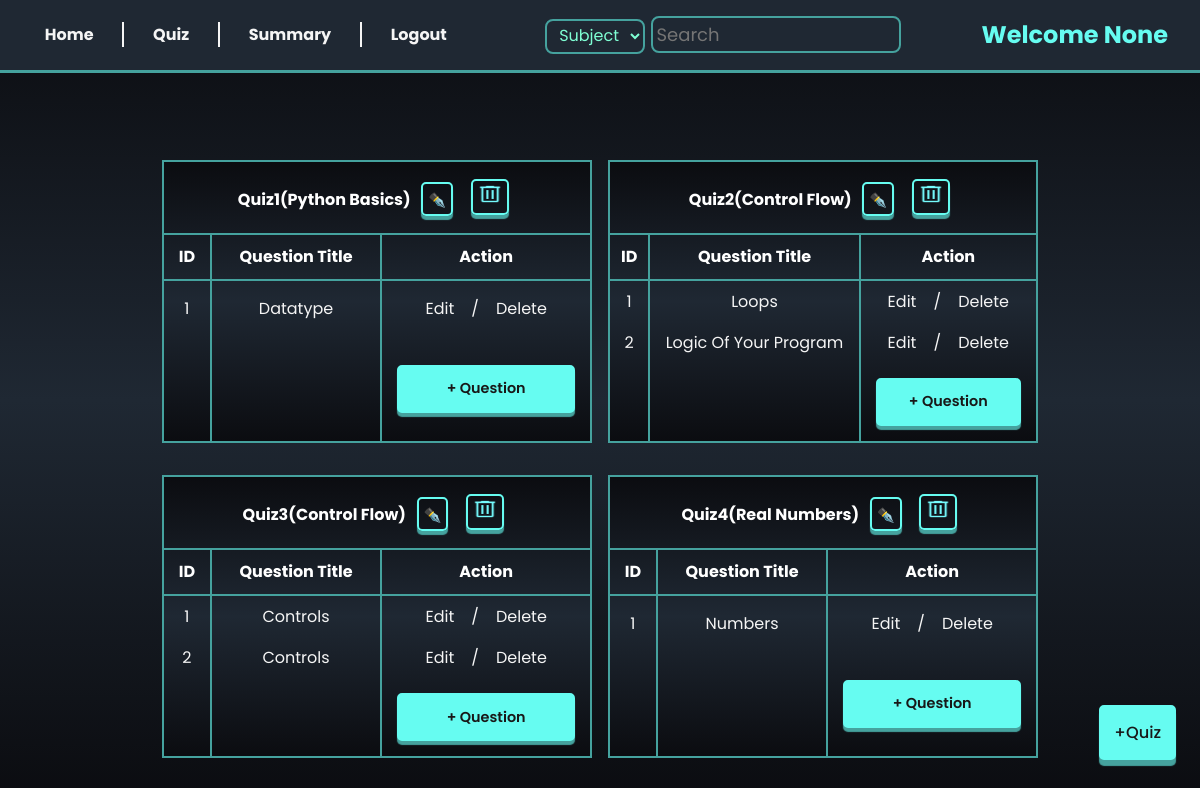
/quiz_management, run on an earlier commit of the app's database.
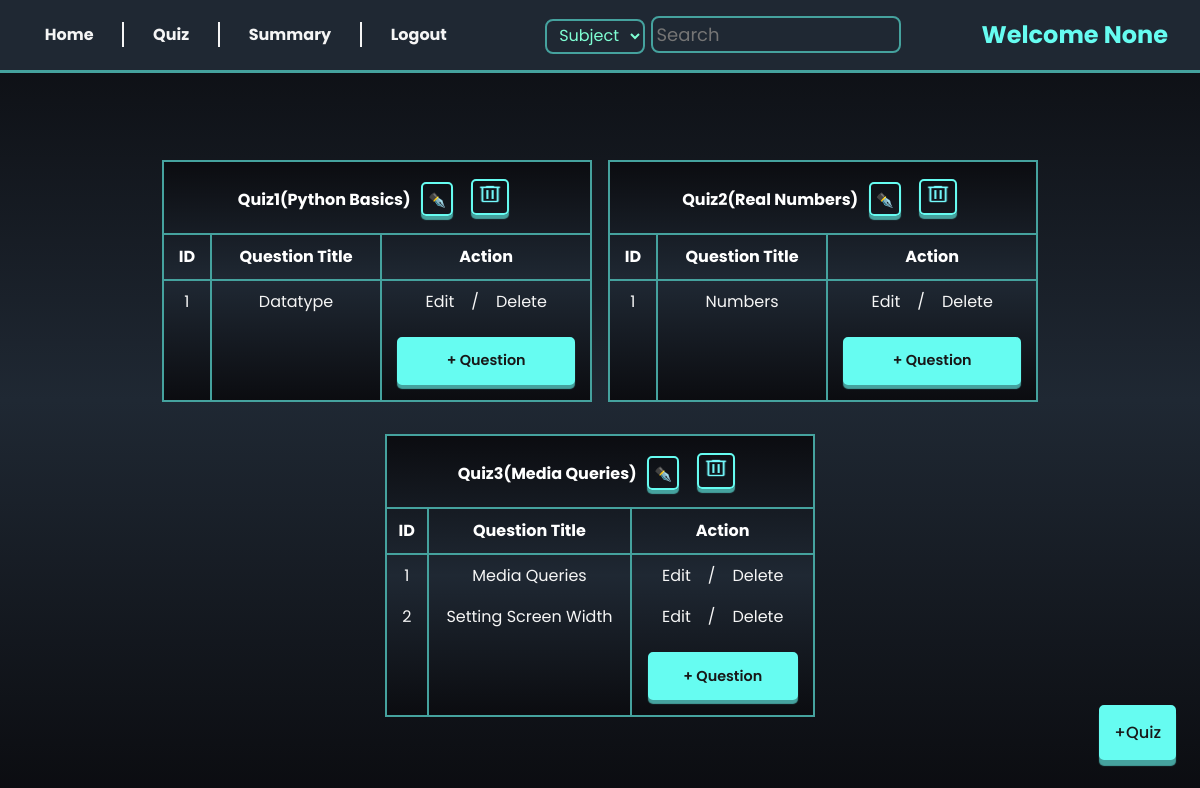
And on a later commit of the database.
### models/models.py (models this page shows)
class Question(db.Model):
  id = db.Column(db.Integer, primary_key=True, nullable=False)
  question_title = db.Column(db.String(255), nullable=False)
  question = db.Column(db.String(120), nullable=False)
  option_1 = db.Column(db.String(120), nullable=False)
  option_2 = db.Column(db.String(120), nullable=False)
  option_3 = db.Column(db.String(120), nullable=False)
  option_4 = db.Column(db.String(120), nullable=False)
  correct_answer = db.Column(db.String(120), nullable=False)
  marks = db.Column(db.Integer(), nullable = False)
  chapter_id = db.Column(db.Integer, db.ForeignKey('chapter.id', ondelete='CASCADE'), nullable = False)
  quiz_id = db.Column(db.Integer, db.ForeignKey('quiz.id', ondelete='CASCADE'), nullable = False)
  attempts = db.relationship('Userattempt', backref='question', cascade="all, delete-orphan", lazy=True)

class Chapter(db.Model):
  id = db.Column(db.Integer, primary_key=True, nullable=False)
  name = db.Column(db.String(50), unique=True, nullable=False)
  description = db.Column(db.String(120), nullable=False)
  subject_id = db.Column(db.Integer, db.ForeignKey('subject.id'), nullable=False)
  questions = db.relationship('Question', backref='chapter', cascade="all, delete-orphan")
  quizes = db.relationship('Quiz', backref='chapter', cascade = "all, delete-orphan")

### controllers/routes.py (the view)
@admin_required
@app.route('/quiz_management')
def quiz_dashboard():
    name = session.get('name')
    quizes = Quiz.query.all()
    chapters = Chapter.query.all()
    return render_template('quiz_management.html', name = name, quizes = quizes, chapters = chapters)

### templates/quiz_management.html (shortened to what this page needs)
{% extends 'base.html' %}
{% block content %}
<div class="admin-container">
    {% include 'admin_nav.html'   %}
        <div class="quiz-list">
            {% set quiz_count = namespace(value=0) %}
            {% for quiz in quizes %}
            <table>
                {% for chapter in chapters %}
                {% if quiz.chapter_id == chapter.id %}
                {% set quiz_count.value = quiz_count.value + 1 %}
                <thead>
                    <tr>
                        <th colspan="3">
                            Quiz{{quiz_count.value}}({{chapter.name | title}})
                            <a href="/update_quiz/{{quiz.id}}" class="button" style="display: inline-block; padding: 6px 5px 3px 5px; background: transparent; ">
                                ✒️
                            </a>
                            <a href="/delete_quiz/{{quiz.id}}" class="button" style="display: inline-block; background:transparent; padding: 2px;">
                                <img style="background: transparent; height: 22px; padding: 0; width: 30px;"
                                    src="../static/delete_32dp_75FBFD_FILL0_wght400_GRAD0_opsz40.png" alt="delete" >
                            </a>
                        </th>
                    </tr>
                    <tr>
                        <th>ID</th>
                        <th>Question Title</th>
                        <th>Action</th>
                    </tr>
                </thead>
                <tbody>
                    {% set ques_count = namespace(value=0) %}
                    {% if chapter.questions %}
                        {% for question in chapter.questions %}
                        {% if quiz.id == question.quiz_id and quiz.chapter_id == chapter.id %}
                        {% set ques_count.value = ques_count.value + 1 %}
                        <tr>
                            <td>{{ques_count.value}}</td>
                            <td>{{question.question_title | title}}</td>
                            <td> <a href="/update_question/{{question.id}}">Edit</a> / <a href="/delete_question/{{question.id}}">Delete</a></td>
                        </tr>
                        {% endif %}
                        {% endfor %}
                    {% else %}
                    <tr><td colspan="3" style="padding: 10px; border-bottom:2px solid var(--accent-color) ;">No questions added</td></tr>
                    {% endif %}
                    <tr>
                        <td></td>
                        <td></td>
                        <td><a href="/new_question/{{quiz.id}}/{{chapter.id}}" class="button">+ Question</a></td>
                    </tr>
                </tbody>
                {% endif %}
                {% endfor %}
            </table>
            {% endfor %}
        </div>
        <div class="new-subject-icon">
            <a href="{{url_for('new_quiz')}}" class="button">+Quiz</a>
        </div>
</div>
{% endblock %}

### templates/base.html (shortened to what this page needs)
<!DOCTYPE html>
<html lang="en">
<head>
    <link rel="stylesheet" href="{{ url_for('static', filename='styles.css') }}">
</head>
<body>
    {% block content %}
    {% endblock %}
</body>
</html>

### templates/admin_nav.html (shortened to what this page needs)
<nav>
    <div class="navigation">
        <ul>
            <li><a  href="{{ url_for('admin_dashboard' ) }}">Home</a></li>
            <li><a  href="{{ url_for('quiz_dashboard' ) }}">Quiz</a></li>
            <li><a  href="{{ url_for('admin_summary' ) }}">Summary</a></li>
            <li><a  href="{{ url_for('logout' ) }}">Logout</a></li>
        </ul>
    </div>
    <div class="search-greeting">
        <form method="get" action="/searched">
            <select name="category" style="width: 100px;margin-right:3px ;font-size: 1em;
            border: 2px solid var(--box-shadow); height: 35px; border-radius: 8px;">
            <option value="Subject">Subject</option>
            <option value="Quiz">Quiz</option></select>
            <input type="text" name="query" placeholder="Search" style="padding: 3px; font-size: large;">
        </form>
        <h2>Welcome {{name}}</h2>
    </div>
</nav>

### static/styles.css (style rules this page uses)
* { padding: 0; margin: 0; outline: 0; list-style: none; text-decoration: none; font-family: 'Poppins', 'system-ui'; box-sizing: border-box; }
:root { --accent-color:#66fcf1; --box-shadow :#45a29e; --text-color :whitesmoke; --light-shade :#1f2833; --dark-shade :#181818; --background: linear-gradient(#0b0c10,#1f2833,#0b0c10); }
body { overflow-x: hidden; width: 100vw; height: 100vh; background:var(--background); background-repeat: no-repeat; background-size: cover; background-attachment: fixed; display: flex; justify-content: center; align-items: center; color: var(--text-color); }
.button { border:2px solid var(--accent-color); cursor: pointer; box-shadow: 0 6px 1px var(--box-shadow); transition: all 250ms ease; border-radius: 5px; background-color: var(--accent-color); color: var(--dark-shade); font-size: 0.9em; font-weight: 500; }
a { color: var(--text-color); text-align: center; padding: 0.8em; margin-top: 1.5em; }

What changed in the data, as far as the page shows it:
removed Question: option_4 "None", value "1", question_title "Controls", shown under "3"
removed Chapter: value "2", name "Control Flow", value "3"
removed Question: value "1", question_title "Loops", shown under "2"
removed Question: value "2", question_title "Logic Of Your Program"
removed Question: value "2", question_title "Controls", shown under "3"
computed for Chapter "Real Numbers": value "4" → "2"
added Chapter: value "3", name "Media Queries"
added Question: value "1", question_title "Media Queries", shown under "3"
added Question: value "2", question_title "Setting Screen Width", shown under "3"
Also different on the page:
{{ name }}: (not shown) → "None"
